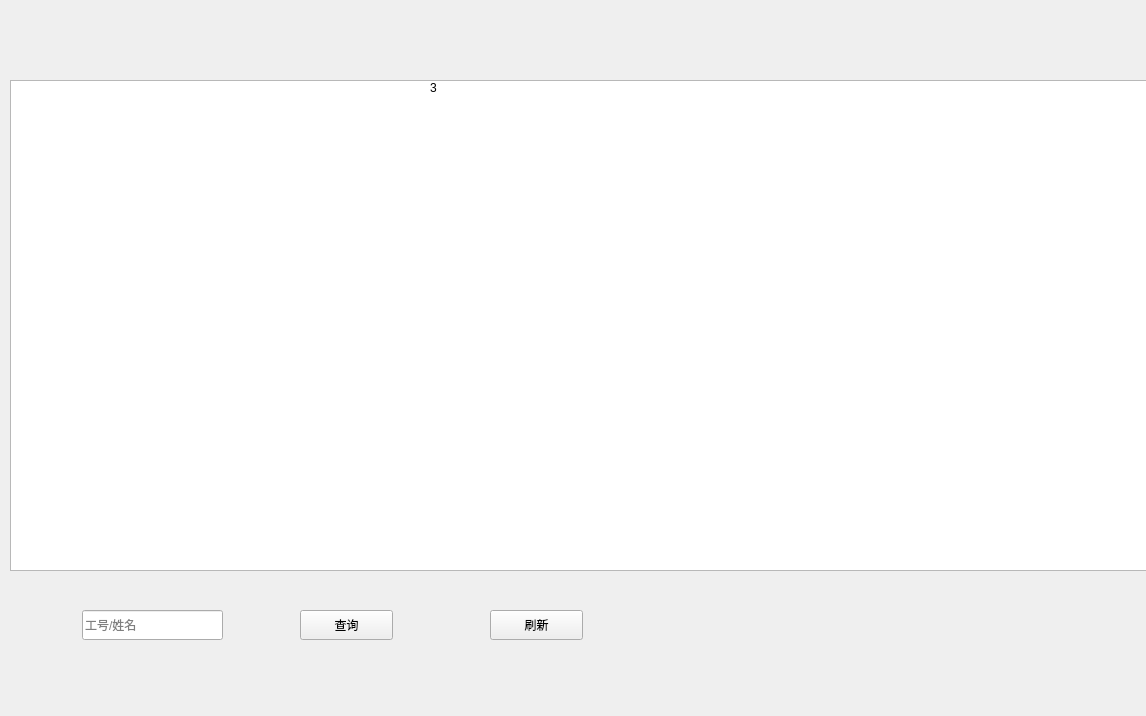
<?xml version="1.0" encoding="UTF-8"?>
<ui version="4.0">
 <class>page_3</class>
 <widget class="QWidget" name="page_3">
  <property name="geometry">
   <rect>
    <x>0</x>
    <y>0</y>
    <width>1146</width>
    <height>716</height>
   </rect>
  </property>
  <property name="windowTitle">
   <string>Form</string>
  </property>
  <widget class="QTableView" name="tableView">
   <property name="geometry">
    <rect>
     <x>10</x>
     <y>80</y>
     <width>1150</width>
     <height>491</height>
    </rect>
   </property>
  </widget>
  <widget class="QLabel" name="label">
   <property name="geometry">
    <rect>
     <x>430</x>
     <y>80</y>
     <width>72</width>
     <height>16</height>
    </rect>
   </property>
   <property name="text">
    <string>3</string>
   </property>
  </widget>
  <widget class="QLineEdit" name="select_Edit">
   <property name="geometry">
    <rect>
     <x>82</x>
     <y>610</y>
     <width>141</width>
     <height>30</height>
    </rect>
   </property>
   <property name="placeholderText">
    <string>工号/姓名</string>
   </property>
  </widget>
  <widget class="QPushButton" name="select_Btn">
   <property name="geometry">
    <rect>
     <x>300</x>
     <y>610</y>
     <width>93</width>
     <height>30</height>
    </rect>
   </property>
   <property name="text">
    <string>查询</string>
   </property>
  </widget>
  <widget class="QPushButton" name="refresh_Btn">
   <property name="geometry">
    <rect>
     <x>490</x>
     <y>610</y>
     <width>93</width>
     <height>30</height>
    </rect>
   </property>
   <property name="text">
    <string>刷新</string>
   </property>
  </widget>
 </widget>
 <resources/>
 <connections/>
</ui>
